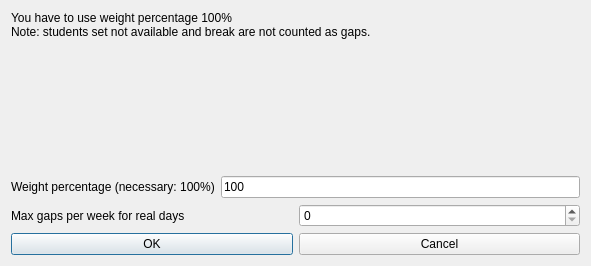
<?xml version="1.0" encoding="UTF-8"?>
<ui version="4.0">
 <class>ModifyConstraintStudentsMaxGapsPerWeekForRealDaysForm_template</class>
 <widget class="QDialog" name="ModifyConstraintStudentsMaxGapsPerWeekForRealDaysForm_template">
  <property name="geometry">
   <rect>
    <x>0</x>
    <y>0</y>
    <width>591</width>
    <height>266</height>
   </rect>
  </property>
  <property name="windowTitle">
   <string extracomment="This is the title of the dialog to modify a constraint of this type">Modify students max gaps per week for real days</string>
  </property>
  <layout class="QGridLayout" name="gridLayout">
   <item row="0" column="0">
    <widget class="QLabel" name="weightTextLabel_2">
     <property name="sizePolicy">
      <sizepolicy hsizetype="Minimum" vsizetype="Minimum">
       <horstretch>0</horstretch>
       <verstretch>0</verstretch>
      </sizepolicy>
     </property>
     <property name="frameShape">
      <enum>QFrame::NoFrame</enum>
     </property>
     <property name="frameShadow">
      <enum>QFrame::Plain</enum>
     </property>
     <property name="text">
      <string>You have to use weight percentage 100%
Note: students set not available and break are not counted as gaps.</string>
     </property>
     <property name="wordWrap">
      <bool>true</bool>
     </property>
    </widget>
   </item>
   <item row="1" column="0">
    <spacer name="spacer5">
     <property name="orientation">
      <enum>Qt::Vertical</enum>
     </property>
     <property name="sizeType">
      <enum>QSizePolicy::Expanding</enum>
     </property>
     <property name="sizeHint" stdset="0">
      <size>
       <width>20</width>
       <height>45</height>
      </size>
     </property>
    </spacer>
   </item>
   <item row="2" column="0">
    <layout class="QHBoxLayout" name="horizontalLayout">
     <item>
      <widget class="QLabel" name="weightTextLabel">
       <property name="frameShape">
        <enum>QFrame::NoFrame</enum>
       </property>
       <property name="frameShadow">
        <enum>QFrame::Plain</enum>
       </property>
       <property name="text">
        <string>Weight percentage (necessary: 100%)</string>
       </property>
       <property name="wordWrap">
        <bool>false</bool>
       </property>
      </widget>
     </item>
     <item>
      <widget class="QLineEdit" name="weightLineEdit">
       <property name="text">
        <string notr="true">100</string>
       </property>
      </widget>
     </item>
    </layout>
   </item>
   <item row="3" column="0">
    <layout class="QHBoxLayout" name="horizontalLayout_2">
     <item>
      <widget class="QLabel" name="textLabel1">
       <property name="text">
        <string>Max gaps per week for real days</string>
       </property>
       <property name="wordWrap">
        <bool>false</bool>
       </property>
      </widget>
     </item>
     <item>
      <widget class="QSpinBox" name="maxGapsSpinBox"/>
     </item>
    </layout>
   </item>
   <item row="4" column="0">
    <layout class="QHBoxLayout">
     <item>
      <widget class="QPushButton" name="okPushButton">
       <property name="text">
        <string>OK</string>
       </property>
      </widget>
     </item>
     <item>
      <widget class="QPushButton" name="cancelPushButton">
       <property name="text">
        <string>Cancel</string>
       </property>
      </widget>
     </item>
    </layout>
   </item>
  </layout>
 </widget>
 <layoutdefault spacing="6" margin="11"/>
 <resources/>
 <connections/>
</ui>
